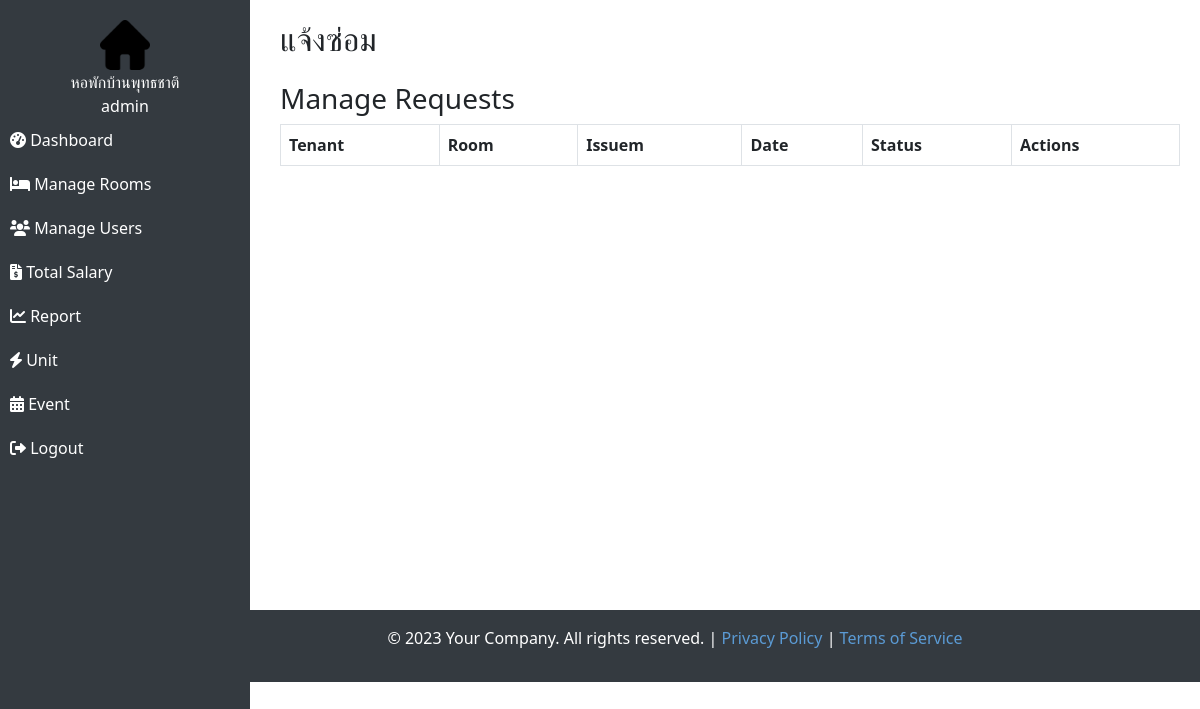
The app's page /admin/reports.php (signed in), older data.
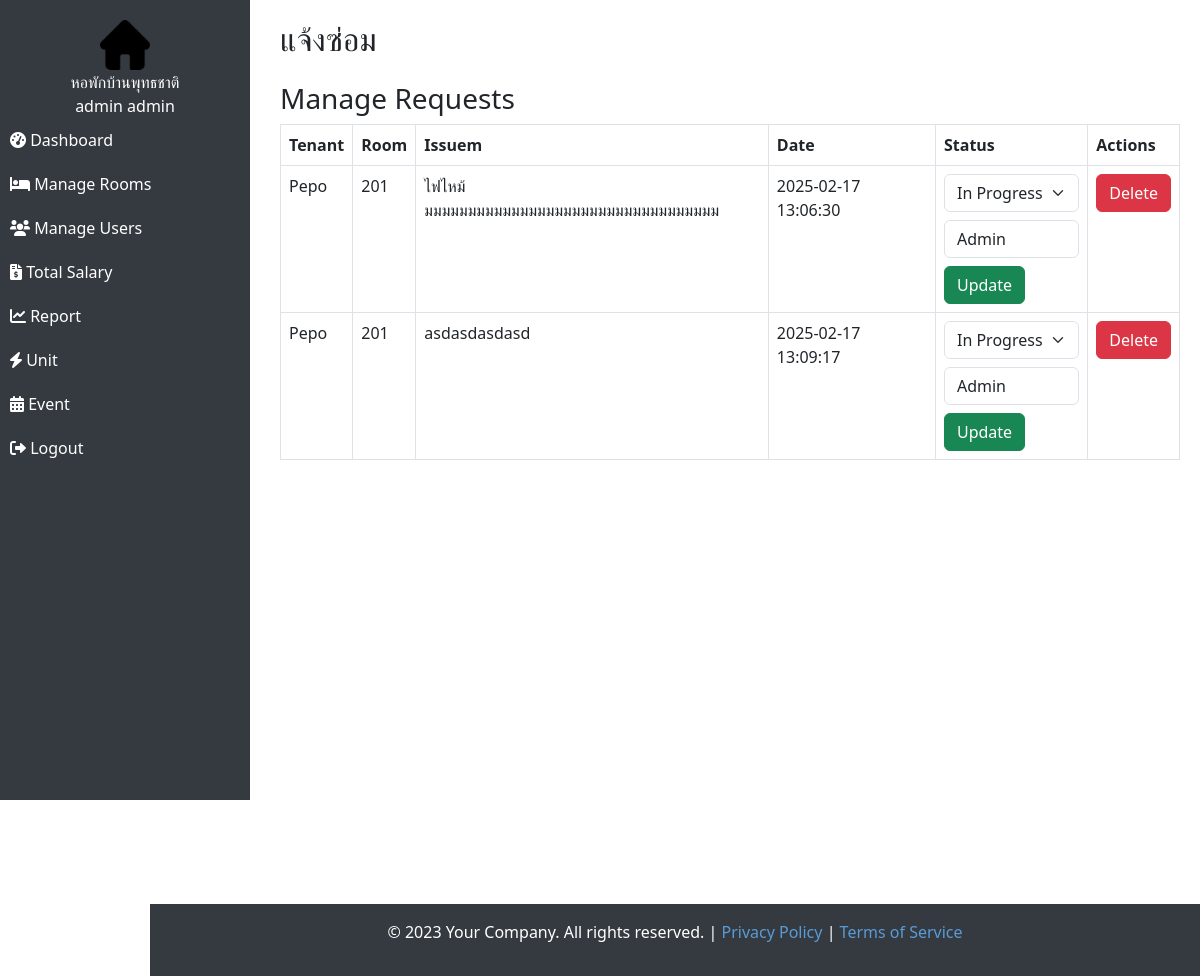
The same page, newer data.
### tables this page shows
CREATE TABLE `users` (
  `id` int(11) NOT NULL,
  `username` varchar(50) NOT NULL,
  `password` varchar(255) NOT NULL,
  `role` enum('admin','staff','tenant') NOT NULL,
  `full_name` varchar(100) NOT NULL,
  `phone` varchar(20) DEFAULT NULL,
  `email` varchar(100) DEFAULT NULL,
  `created_at` timestamp NOT NULL DEFAULT current_timestamp(),
  `IDCard` int(200) DEFAULT NULL,
  `Img` varchar(200) DEFAULT NULL,
  `idcard_img` varchar(200) DEFAULT NULL,
  `charter` varchar(200) DEFAULT NULL
);

CREATE TABLE `maintenance_requests` (
  `id` int(11) NOT NULL,
  `tenant_id` int(11) NOT NULL,
  `room_id` int(11) NOT NULL,
  `issue` text NOT NULL,
  `request_date` timestamp NOT NULL DEFAULT current_timestamp(),
  `assigned_staff_id` int(11) DEFAULT NULL,
  `status` enum('pending','in_progress','completed') DEFAULT 'pending'
);

CREATE TABLE `rooms` (
  `id` int(11) NOT NULL,
  `room_number` varchar(10) NOT NULL,
  `type` enum('standard','deluxe','vip') NOT NULL,
  `price` decimal(10,2) NOT NULL,
  `status` enum('available','reserved','occupied') DEFAULT 'available',
  `tenant_id` int(11) DEFAULT NULL,
  `Date of Stay` int(11) DEFAULT NULL,
  `Expiration Date` int(11) DEFAULT NULL
);

### admin/reports.php (the view, shortened to what this page needs)
<?php
include("../config/database.php");
if (isset($_SESSION['user_id'])) {
    $user_id = $_SESSION['user_id'];
    $user_sql = "SELECT full_name FROM users WHERE id = ?";
    $stmt = $conn->prepare($user_sql);
    $stmt->bind_param("i", $user_id);
    $stmt->execute();
    $user_result = $stmt->get_result();
    $user_data = $user_result->fetch_assoc();
    $full_name = $user_data['full_name'] ?? 'Guest';
} else {
    $full_name = 'Guest';
}
$user_role = $_SESSION['role'];
$requests = $conn->query("SELECT m.*, u.full_name, r.room_number FROM maintenance_requests m JOIN users u ON m.tenant_id = u.id JOIN rooms r ON m.room_id = r.id");
?>
<!DOCTYPE html>
<html lang="en">
<head>
    <link href="https://cdn.jsdelivr.net/npm/bootstrap@5.3.0/dist/css/bootstrap.min.css" rel="stylesheet">
    <link rel="stylesheet" href="https://cdn.jsdelivr.net/npm/bootstrap-icons@1.10.5/font/bootstrap-icons.css">
    <link rel="stylesheet" href="https://cdnjs.cloudflare.com/ajax/libs/font-awesome/6.0.0-beta3/css/all.min.css">
</head>
<body>
    <?php
    include "../assets/assets/admin_sidebar.php";
    ?>
    <div class="content">
        <h2 class="mb-4">แจ้งซ่อม</h2>
        <?php if ($user_role == 'admin'): ?>
        <h3>Manage Requests</h3>
        <table class="table table-bordered">
            <tr>
                <th>Tenant</th>
                <th>Room</th>
                <th>Issuem</th>
                <th>Date</th>
                <th>Status</th>
                <th>Actions</th>
            </tr>
            <?php while ($row = $requests->fetch_assoc()): ?>
            <tr>
                <td><?= $row['full_name'] ?></td>
                <td><?= $row['room_number'] ?></td>
                <td><?= $row['issue'] ?></td>
                <td><?= $row['request_date'] ?></td>
                <td>
                    <form method="post">
                        <select name="status" class="form-select">
                            <option value="in_progress" <?= $row['status'] == 'in_progress' ? 'selected' : '' ?>>In
                                Progress
                            </option>
                        </select>
                        <select name="assigned_staff_id" class="form-control mt-2" required>
                            <option value="1" <?= $row['assigned_staff_id'] == 1 ? 'selected' : '' ?>>Admin</option>
                        </select>
                        <button type="submit" name="update_status" class="btn btn-success mt-2">Update</button>
                    </form>
                </td>
                <td>
                    <a href="reports.php?delete_id=<?= $row['id'] ?>" class="btn btn-danger">Delete</a>
                </td>
            </tr>
            <?php endwhile; ?>
        </table>
        <?php endif; ?>
    </div>
    <br><br><br><br><br><br><br><br> <br><br><br><br><br><br><br><br><br>
    <div class="footer">
        <p>&copy; 2023 Your Company. All rights reserved. | <a href="#">Privacy Policy</a> | <a href="#">Terms of
                Service</a></p>
    </div>
</body>
</html>

### assets/assets/admin_sidebar.php
<div class="sidebar">
    <center><img src="../assets/images/home.png" alt="Logo" width="50"></center>
    <center style="color: white;">หอพักบ้านพุทธชาติ</center>
    <center style="color: white;"><?php echo htmlspecialchars($full_name); ?></center>
    <a href="dashboard.php"><i class="fas fa-tachometer-alt"></i> Dashboard</a>
    <a href="manage_rooms.php"><i class="fas fa-bed"></i> Manage Rooms</a>
    <a href="manage_users.php"><i class="fas fa-users"></i> Manage Users</a>
    <a href="manage_bills.php"><i class="fas fa-file-invoice-dollar"></i> Total Salary</a>
    <a href="reports.php"><i class="fas fa-chart-line"></i> Report</a>
    <a href="electricity_and_water_unit.php"><i class="fas fa-bolt"></i> Unit</a>
    <a href="event.php"><i class="fas fa-calendar-alt"></i> Event</a>
    <a href="../public/logout.php"><i class="fas fa-sign-out-alt"></i> Logout</a>
</div>

### admin/reports.php (style rules this page uses)
.sidebar { height: 100vh; width: 250px; position: fixed; top: 0; left: 0; background-color: #343a40; padding-top: 20px; }
.sidebar a { padding: 10px; text-decoration: none; color: white; display: block; }
.content { margin-left: 260px; padding: 20px; }
.footer { margin-left: 150px; padding: 16px; background-color: #343a40; color: white; text-align: center; }
.footer a { color: #5b9bd5; text-decoration: none; }
.sidebar img { display: block; margin: 0 auto; border-radius: 10px; }

Row changes from the older to the newer data that the page shows:
changed users: full_name "admin" → "admin admin"
added maintenance_requests: tenant.full_name "Pepo", room.room_number "201", issue "ไฟไหม้มมมมมมมมมมมมมมมมมมมมมมมมมมมมมมมมมม", request_date "2025-02-17 13:06:30", status "In Progress", assigned_staff_id "Admin"
added maintenance_requests: tenant.full_name "Pepo", room.room_number "201", issue "asdasdasdasd", request_date "2025-02-17 13:09:17", status "In Progress", assigned_staff_id "Admin"
